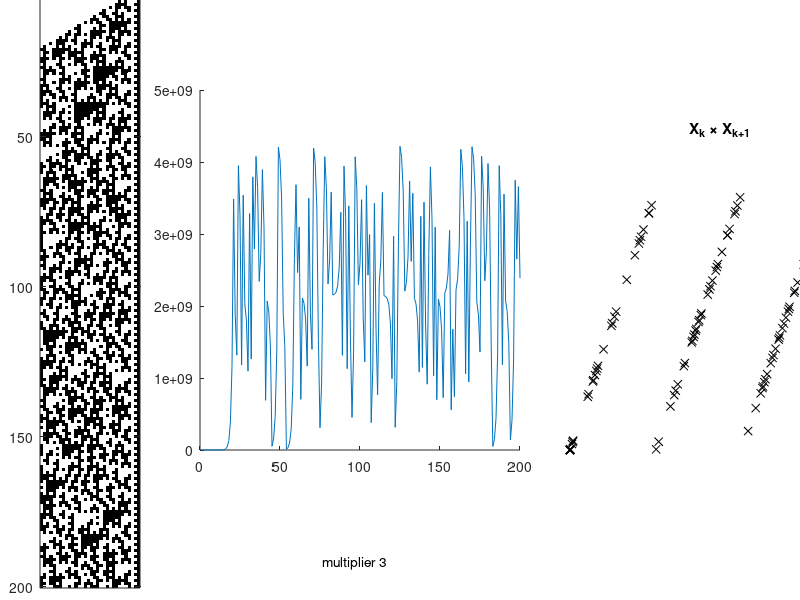

Write MATLAB code to recreate this figure.
p = 3;

function r = randomnumber(n,p)
% r = randomnumber(n,p)
% creates a vector of n random numbers using p as multiplying factor (default = 65539)
  if nargin < 2, p = 65539; endif
  r = 1;
  for i = 2 : n,
    r(i) = mod(p * r(i-1),2^32);
  endfor
endfunction

function I = rndnum2matrix(r)
  for i = 1 : length(r),
     nb = dec2bin(r(i),32);
     I(i,:) = str2num(regexprep(nb(end-31:end),'(.)',' $0'));
  endfor
endfunction

r = randomnumber(200,p);
I = rndnum2matrix(r);

f = figure("position",get(0,"screensize")./[1 1 2 3]);
subplot('position',  [0.05, 0.02, 0.125, 1]);
imagesc(I); colormap(1 - colormap('gray')); axis ("ticy");
subplot('position',  [0.25, 0.25, 0.4, 0.6]);
plot(r);
box off;
%annotation('textbox',[0.4 0.05 0.1 0.1],'string',sprintf(' multiplier %d',p));
annotation('textbox', [0.4 0.05 0.1 0.1], ...
           'String', sprintf(' multiplier %d', p), ...
           'EdgeColor', 'none');
subplot('position',  [0.65, 0.25, 0.5, 0.5]);
plot(r(1:2:end),r(2:2:end),'kx'); axis ("off","square"); title('X_k \times X_{k+1}');

